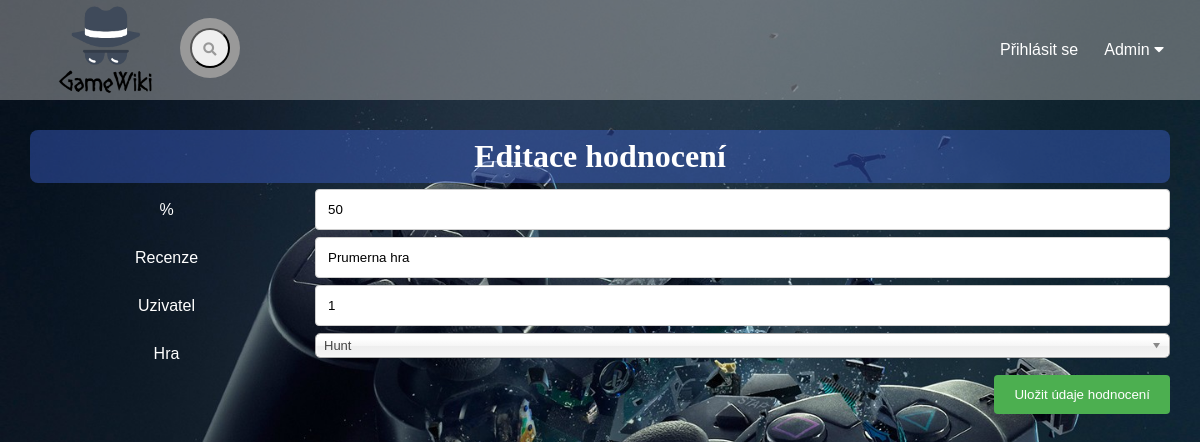
/editace-hodnoceni/1, run on the app's committed database.
### tables this page shows
CREATE TABLE `hodnoceni` (
  `id_hod` int(10) NOT NULL,
  `hodnoceni` tinyint(4) NOT NULL,
  `komentar` text NOT NULL,
  `id_uzivatele` int(10) NOT NULL,
  `id_hry` int(10) NOT NULL
);

CREATE TABLE `hra` (
  `id_hry` int(10) NOT NULL,
  `Jmeno` varchar(50) NOT NULL,
  `obsah` text NOT NULL,
  `datum_vydani` date NOT NULL,
  `vyvojar` varchar(30) DEFAULT NULL,
  `platforma` varchar(20) DEFAULT NULL
);

### index.php (called while the page is built, shortened)
<?php
  $smerovac = new SmerovacKontroler();
  $smerovac->zpracuj(array($_SERVER["REQUEST_URI"]));
  $smerovac->vypisPohled();
?>

### modely/Db.php (called while the page is built, shortened)
<?php
class Db {
  private static $spojeni;
  private static $nastaveni = array(
		PDO::ATTR_ERRMODE => PDO::ERRMODE_EXCEPTION,
		PDO::ATTR_EMULATE_PREPARES => false,
	);
    public static function pripoj($server, $uzivatel, $heslo, $databaze)
    {
	  if (!isset(self::$spojeni))
      {
        $dsn = "mysql:host=$server;dbname=$databaze;charset=utf8";
			 self::$spojeni = new PDO(
				$dsn,
				$uzivatel,
				$heslo,
				self::$nastaveni
			 );
	  }
	}
  public static function dotazJeden($dotaz, $parametry = array()) {
		  $navrat = self::$spojeni->prepare($dotaz);
		  $navrat->execute($parametry);
	  return $navrat->fetch();
	}
  public static function dotazVsechny($dotaz, $parametry = array()) {
		$navrat = self::$spojeni->prepare($dotaz);
		$navrat->execute($parametry);
		return $navrat->fetchAll();
	}
}

### modely/SpravceHodnoceni.php (called while the page is built, shortened)
<?php
class SpravceHodnoceni {
  public function vratHodnot($idHodnoceni) {
    return Db::dotazJeden("
      SELECT *
      FROM hodnoceni
      WHERE id_hod = ?
    ", array($idHodnoceni));
  }
}
?>

### kontrolery/EditaceHodnoceniKontroler.php (called while the page is built, shortened)
<?php
class EditaceHodnoceniKontroler extends Kontroler {
  public function zpracuj($parametry) {
    $spravceHodnoceni = new SpravceHodnoceni();
    $spravceHer = new SpravceHer();
    if (!empty($parametry[0]))
    {
      $hodnoceni = $spravceHodnoceni->vratHodnot($parametry[0]);
    }
    else
      $hodnoceni = $spravceHodnoceni->pripravPrazdnePoleHodnoceni();
    $hry=$spravceHer->vratVsechnyHry();
    if(!empty($hodnoceni["id_hry"]))
    $hodnoceni["Jmeno"]=$spravceHer->priradKIDNazevHry($hodnoceni["id_hry"]);
  }
}
?>

### kontrolery/SmerovacKontroler.php (called while the page is built, shortened)
<?php
class SmerovacKontroler extends Kontroler {
  protected $kontroler;
  public function zpracuj($parametry) {
    $castiCesty = $this->parsujURL($parametry[0]);
    $nazevKontroleru = $this->pomlckyNaVelbloudiNotaci(array_shift($castiCesty)) . "Kontroler";
    if (file_exists("kontrolery/$nazevKontroleru.php"))
    {
      $this->kontroler = new $nazevKontroleru();
    }
    else {
      $this->presmeruj("chyba");
    }
    $this->kontroler->zpracuj($castiCesty);
  }
  private function parsujURL($url) {
    $rozdelenaURL = parse_url($url);
    $cesta = $rozdelenaURL["path"];
    $cesta = ltrim($cesta, "/");
    $cesta = trim($cesta);
    $rozdelenaCesta = explode("/", $cesta);
    return $rozdelenaCesta;
  }
  private function pomlckyNaVelbloudiNotaci($text) {
    $text = str_replace("-", " ", $text);
    $text = ucwords($text);
    $text = str_replace(" ", "", $text);
    return $text;
  }
}
?>

### modely/SpravceHer.php (called while the page is built, shortened)
<?php
class SpravceHer {
  public function vratVsechnyHry() {
    $hra = Db::dotazVsechny("
      SELECT *
      FROM hra
    ");
    return $hra;
  }
    public function priradKIDNazevHry($idHry){
  return Db::dotazJeden("
  SELECT Jmeno
  FROM hra
  where id_hry = ?
  ", array($idHry));
  }
}
?>

### pohledy/editaceHodnoceni.phtml (the view, shortened to what this page needs)
<div class="adminEdit">
 <?php
  if (empty($hodnoceni["id_hod"])) {
?>
<h1>Vložení nového hodnocení</h1>
<?php
  } else {
?>
<h1>Editace hodnocení</h1>
<?php
  }
?>
 <form method="post">
   <div class="radek">
    <div class="s25">
      <label for="hodnoceni">%</label>
    </div>
<div class="s75">
      <input type="text" name="hodnoceni" id="hodnoceni"
     value="<?= $hodnoceni["hodnoceni"] ?>" required>
</div>
   </div>
   <div class="radek">
    <div class="s25">
      <label for="komentar">Recenze</label>
    </div>
     <div class="s75">
      <input type="text" name="komentar" id="komentar"
     value="<?= $hodnoceni["komentar"] ?>" required>
     </div>
   </div>
   <div class="radek">
   <div class="s25">
      <label for="id_uzivatele">Uzivatel</label>
   </div>
    <div class="s75">
      <input type="text" name="id_uzivatele" id="id_uzivatele"
     value="<?= $hodnoceni["id_uzivatele"] ?>" required>
    </div>
   </div>
      <?php
  if (empty($obrazek["id_obr"])) {
   ?>
       <div class="radek">
           <div class="s25">
              <label for="hra">Hra</label>
           </div>
<div class="s75">
             <select class="chosen-select" name="id_hry" data-placeholder="Vyber hru">
            <?php
               foreach($hry as $hra){
            ?>
                <option value = "<?= $hra["id_hry"] ?>"><?= $hra["Jmeno"] ?></option>
           <?php
                 }
            ?>
            </select>
</div>
   </div>
<?php
  }
?>
  <div class="radek">
    <input type="submit" value="Uložit údaje hodnocení">
  </div>
 </form>
</div>

### styly/styl.css (style rules this page uses)
* { margin: 0; padding: 0; font-family: "montserrat", sans-serif; }
body { z-index: auto; height: 100vh; background-position: center; background-image: var(--pozadi); background-size: cover; font-family: sans-serif; margin-top: 100px; color: var(--barvaTextu); background-repeat: no-repeat; }
h1 { padding: 8px; background: rgba(65, 105, 225, 0.8); border-radius: 8px; margin: 0; font-size: 64px; font-family: "Roboto Slab", serif; }
.adminEdit input[type=text], .adminEdit input[type=email], .adminEdit input[type=password], .adminEdit input[type=date], .adminEdit select, .adminEdit textarea { width: 100%; padding: 12px; border: 1px solid #ccc; border-radius: 4px; box-sizing: border-box; resize: vertical; }
.adminEdit label { padding: 12px 12px 12px 0; display: inline-block; }
.adminEdit input[type=submit] { background-color: #4CAF50; color: white; padding: 12px 20px; border: none; border-radius: 4px; cursor: pointer; float: right; }
.adminEdit { border-radius: 5px; padding: 20px; padding: 30px; display: flex; flex-direction: column; color: white; }
.adminEdit h1 { text-align: center; font-size: 32px; background: rgba(65, 105, 225, 0.4); }
.adminEdit .s25 { float: left; width: 25%; margin-top: 6px; min-width: 100px; text-align: center; }
.adminEdit .s75 { float: left; width: 75%; margin-top: 6px; }
.adminEdit .radek:after { content: ""; display: table; clear: both; }
html { --pozadi: url(../Obrazky/uvod.jpg); --barvaTextu: white; }

### data on the page
hodnoceni: hodnoceni "50", komentar "Prumerna hra", id_uzivatele "1"
hra: Jmeno "Hunt"
